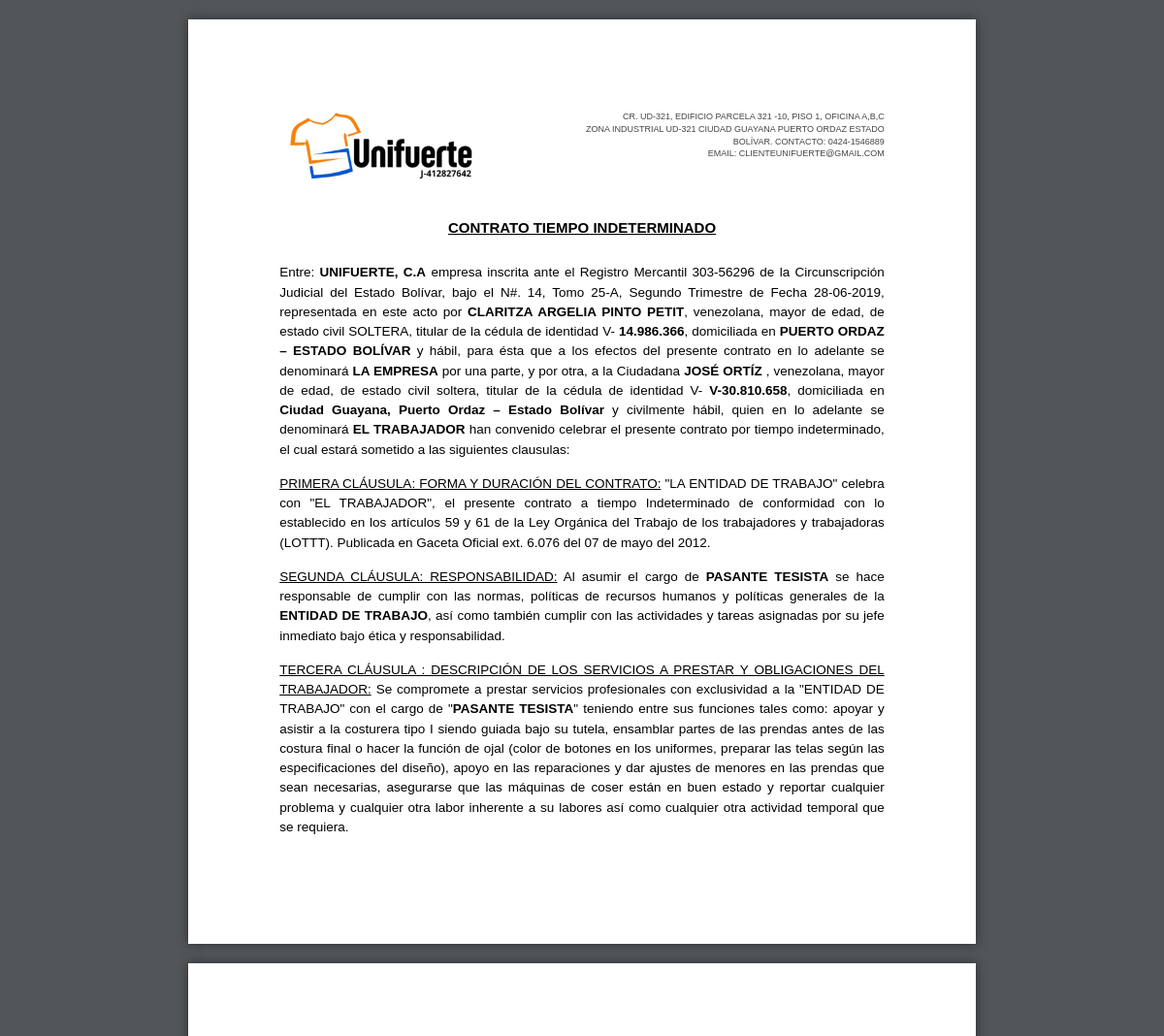
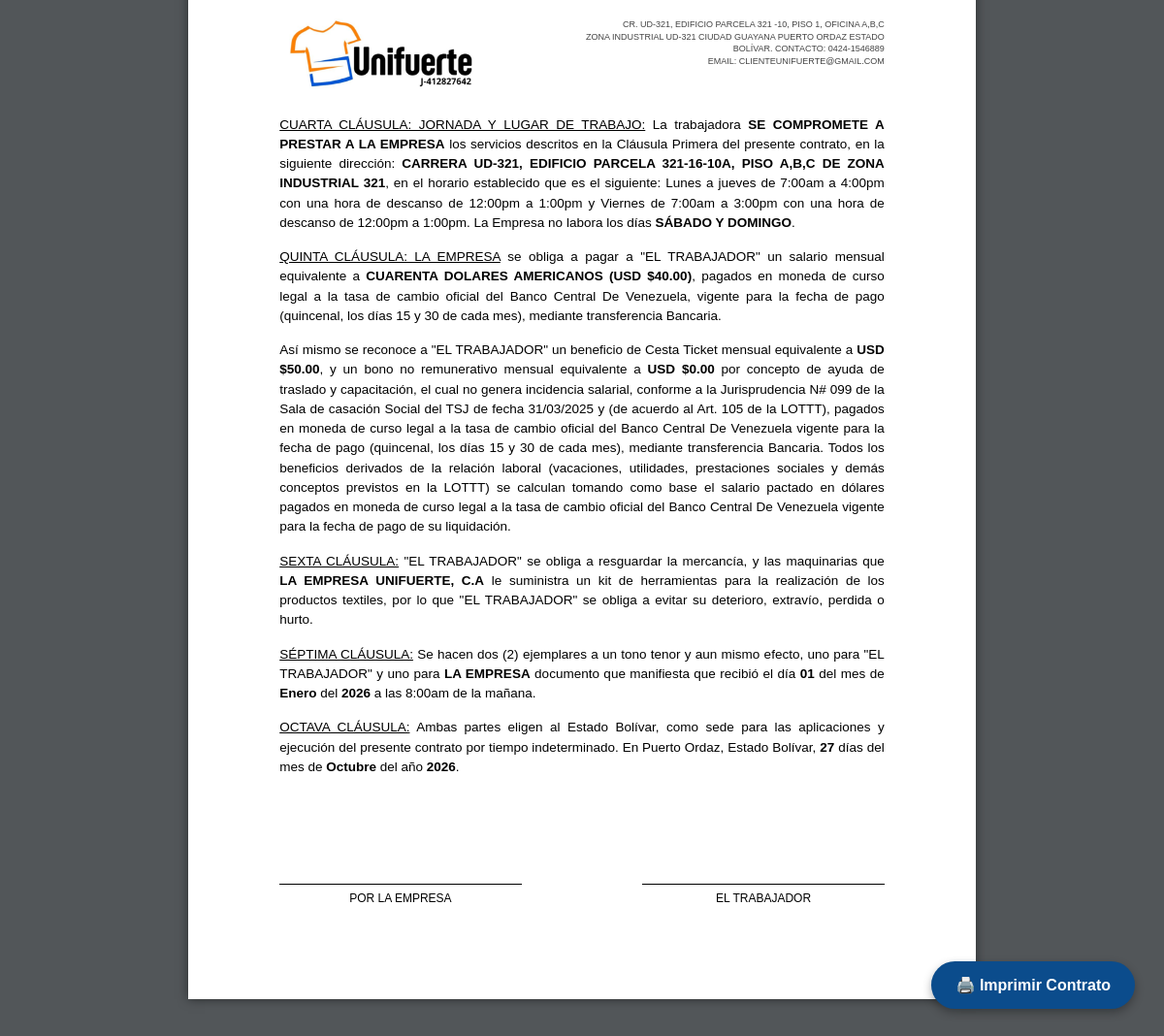
Page /Nomina/Registro/imprimir_contrato.php?id=1 (signed in) on the committed database (2 pictures, top to bottom).
### tables this page shows
CREATE TABLE `nomina_empleados` (
  `id` int(11) NOT NULL,
  `cedula` varchar(50) NOT NULL,
  `nombre` varchar(100) NOT NULL,
  `apellido` varchar(100) NOT NULL,
  `telefono` varchar(50) DEFAULT NULL,
  `banco` varchar(100) DEFAULT NULL,
  `nro_cuenta` varchar(20) DEFAULT NULL,
  `cargo` varchar(100) DEFAULT NULL,
  `horario` int(11) DEFAULT 1,
  `departamento` varchar(100) DEFAULT NULL,
  `salario_base` decimal(15,2) DEFAULT 0.00,
  `tipo_moneda` varchar(10) DEFAULT 'USD',
  `frecuencia_pago` varchar(50) DEFAULT 'Quincenal' COMMENT 'Semanal, Quincenal, Mensual',
  `fecha_ingreso` date DEFAULT NULL,
  `estado` varchar(20) DEFAULT 'Activo' COMMENT 'Activo, Inactivo, Vacaciones',
  `fecha_registro` datetime DEFAULT current_timestamp(),
  `cesta_ticket` decimal(15,2) DEFAULT 0.00,
  `bonos` decimal(15,2) DEFAULT 0.00
);

### Nomina/Registro/imprimir_contrato.php (the view, shortened to what this page needs)
<?php
require_once '../../conexion.php';
$id_empleado = intval($_GET['id'] ?? 0);
$query = mysqli_query($conexion, "SELECT * FROM nomina_empleados WHERE id = $id_empleado");
$emp = mysqli_fetch_assoc($query);
$meses = ["Enero", "Febrero", "Marzo", "Abril", "Mayo", "Junio", "Julio", "Agosto", "Septiembre", "Octubre", "Noviembre", "Diciembre"];
$fecha_ingreso = strtotime($emp['fecha_ingreso']);
$dia_ingreso = date('d', $fecha_ingreso);
$mes_ingreso = $meses[date('n', $fecha_ingreso) - 1];
$anio_ingreso = date('Y', $fecha_ingreso);
$dia_actual = date('d');
$mes_actual = $meses[date('n') - 1];
$anio_actual = date('Y');
function numeroALetras($num) {
    $unidades = ["", "UN", "DOS", "TRES", "CUATRO", "CINCO", "SEIS", "SIETE", "OCHO", "NUEVE"];
    $decenas = ["", "DIEZ", "VEINTE", "TREINTA", "CUARENTA", "CINCUENTA", "SESENTA", "SETENTA", "OCHENTA", "NOVENTA"];
    $num = floor($num);
    if ($num < 100) {
        $dec = floor($num / 10);
        $uni = $num % 10;
        if ($uni == 0) return $decenas[$dec];
        return $decenas[$dec] . " Y " . $unidades[$uni];
    }
    return $num;
}
$salario_letras = numeroALetras($emp['salario_base']);
?>
<!DOCTYPE html>
<html lang="es">
<head>
</head>
<body>
    <button class="btn-print no-print" onclick="window.print()">🖨️ Imprimir Contrato</button>
    <div class="hoja">
        <div class="header">
            <img src="../../img/unifuerte.jpg" class="logo" alt="Logo Unifuerte">
            <div class="info-header">
                CR. UD-321, EDIFICIO PARCELA 321 -10, PISO 1, OFICINA A,B,C<br>
                ZONA INDUSTRIAL UD-321 CIUDAD GUAYANA PUERTO ORDAZ ESTADO<br>
                BOLÍVAR. CONTACTO: 0424-1546889<br>
                EMAIL: CLIENTEUNIFUERTE@GMAIL.COM
            </div>
        </div>
        <div class="titulo"><b><u>CONTRATO TIEMPO INDETERMINADO</u></b></div>
        <p>
            Entre: <strong>UNIFUERTE, C.A</strong> empresa inscrita ante el Registro Mercantil 303-56296 de la Circunscripción Judicial del Estado Bolívar, bajo el N#. 14, Tomo 25-A, Segundo Trimestre de Fecha 28-06-2019, representada en este acto por <strong>CLARITZA ARGELIA PINTO PETIT</strong>, venezolana, mayor de edad, de estado civil SOLTERA, titular de la cédula de identidad V- <strong>14.986.366</strong>, domiciliada en <strong>PUERTO ORDAZ – ESTADO BOLÍVAR</strong> y hábil, para ésta que a los efectos del presente contrato en lo adelante se denominará <strong>LA EMPRESA</strong> por una parte, y por otra, a la Ciudadana <strong><?php echo mb_strtoupper($emp['nombre'] . ' ' . $emp['apellido'], 'UTF-8'); ?></strong> , venezolana, mayor de edad, de estado civil soltera, titular de la cédula de identidad V- <strong><?php echo htmlspecialchars($emp['cedula']); ?></strong>, domiciliada en <strong>Ciudad Guayana, Puerto Ordaz – Estado Bolívar</strong> y civilmente hábil, quien en lo adelante se denominará <strong>EL TRABAJADOR</strong> han convenido celebrar el presente contrato por tiempo indeterminado, el cual estará sometido a las siguientes clausulas:
        </p>
        <p>
            <u>PRIMERA CLÁUSULA: FORMA Y DURACIÓN DEL CONTRATO:</u> "LA ENTIDAD DE TRABAJO" celebra con "EL TRABAJADOR", el presente contrato a tiempo Indeterminado de conformidad con lo establecido en los artículos 59 y 61 de la Ley Orgánica del Trabajo de los trabajadores y trabajadoras (LOTTT). Publicada en Gaceta Oficial ext. 6.076 del 07 de mayo del 2012.
        </p>
        <p>
            <u>SEGUNDA CLÁUSULA: RESPONSABILIDAD:</u> Al asumir el cargo de <strong><?php echo mb_strtoupper($emp['cargo'] ?: 'TRABAJADOR', 'UTF-8'); ?></strong> se hace responsable de cumplir con las normas, políticas de recursos humanos y políticas generales de la <strong>ENTIDAD DE TRABAJO</strong>, así como también cumplir con las actividades y tareas asignadas por su jefe inmediato bajo ética y responsabilidad.
        </p>
        <p>
            <u>TERCERA CLÁUSULA : DESCRIPCIÓN DE LOS SERVICIOS A PRESTAR Y OBLIGACIONES DEL TRABAJADOR:</u> Se compromete a prestar servicios profesionales con exclusividad a la "ENTIDAD DE TRABAJO" con el cargo de "<strong><?php echo mb_strtoupper($emp['cargo'] ?: 'TRABAJADOR', 'UTF-8'); ?></strong>" teniendo entre sus funciones tales como: apoyar y asistir a la costurera tipo I siendo guiada bajo su tutela, ensamblar partes de las prendas antes de las costura final o hacer la función de ojal (color de botones en los uniformes, preparar las telas según las especificaciones del diseño), apoyo en las reparaciones y dar ajustes de menores en las prendas que sean necesarias, asegurarse que las máquinas de coser están en buen estado y reportar cualquier problema y cualquier otra labor inherente a su labores así como cualquier otra actividad temporal que se requiera.
        </p>
    </div>
    <div class="hoja salto-pagina">
        <div class="header">
            <img src="../../img/unifuerte.jpg" class="logo" alt="Logo Unifuerte">
            <div class="info-header">
                CR. UD-321, EDIFICIO PARCELA 321 -10, PISO 1, OFICINA A,B,C<br>
                ZONA INDUSTRIAL UD-321 CIUDAD GUAYANA PUERTO ORDAZ ESTADO<br>
                BOLÍVAR. CONTACTO: 0424-1546889<br>
                EMAIL: CLIENTEUNIFUERTE@GMAIL.COM
            </div>
        </div>
        <p>
            <u>CUARTA CLÁUSULA: JORNADA Y LUGAR DE TRABAJO:</u> La trabajadora <strong>SE COMPROMETE A PRESTAR A LA EMPRESA</strong> los servicios descritos en la Cláusula Primera del presente contrato, en la siguiente dirección: <strong>CARRERA UD-321, EDIFICIO PARCELA 321-16-10A, PISO A,B,C DE ZONA INDUSTRIAL 321</strong>, en el horario establecido que es el siguiente: Lunes a jueves de 7:00am a 4:00pm con una hora de descanso de 12:00pm a 1:00pm y Viernes de 7:00am a 3:00pm con una hora de descanso de 12:00pm a 1:00pm. La Empresa no labora los días <strong>SÁBADO Y DOMINGO</strong>.
        </p>
        <p>
            <u>QUINTA CLÁUSULA: LA EMPRESA</u> se obliga a pagar a "EL TRABAJADOR" un salario mensual equivalente a <strong><?php echo $salario_letras; ?> DOLARES AMERICANOS (USD $<?php echo number_format($emp['salario_base'], 2); ?>)</strong>, pagados en moneda de curso legal a la tasa de cambio oficial del Banco Central De Venezuela, vigente para la fecha de pago (quincenal, los días 15 y 30 de cada mes), mediante transferencia Bancaria.
        </p>
        <p>
            Así mismo se reconoce a "EL TRABAJADOR" un beneficio de Cesta Ticket mensual equivalente a <strong>USD $<?php echo number_format($emp['cesta_ticket'], 2); ?></strong>, y un bono no remunerativo mensual equivalente a <strong>USD $<?php echo number_format($emp['bonos'], 2); ?></strong> por concepto de ayuda de traslado y capacitación, el cual no genera incidencia salarial, conforme a la Jurisprudencia N# 099 de la Sala de casación Social del TSJ de fecha 31/03/2025 y (de acuerdo al Art. 105 de la LOTTT), pagados en moneda de curso legal a la tasa de cambio oficial del Banco Central De Venezuela vigente para la fecha de pago (quincenal, los días 15 y 30 de cada mes), mediante transferencia Bancaria. Todos los beneficios derivados de la relación laboral (vacaciones, utilidades, prestaciones sociales y demás conceptos previstos en la LOTTT) se calculan tomando como base el salario pactado en dólares pagados en moneda de curso legal a la tasa de cambio oficial del Banco Central De Venezuela vigente para la fecha de pago de su liquidación.
        </p>
        <p>
            <u>SEXTA CLÁUSULA:</u> "EL TRABAJADOR" se obliga a resguardar la mercancía, y las maquinarias que <strong>LA EMPRESA UNIFUERTE, C.A</strong> le suministra un kit de herramientas para la realización de los productos textiles, por lo que "EL TRABAJADOR" se obliga a evitar su deterioro, extravío, perdida o hurto.
        </p>
        <p>
            <u>SÉPTIMA CLÁUSULA:</u> Se hacen dos (2) ejemplares a un tono tenor y aun mismo efecto, uno para "EL TRABAJADOR" y uno para <strong>LA EMPRESA</strong> documento que manifiesta que recibió el día <strong><?php echo $dia_ingreso; ?></strong> del mes de <strong><?php echo $mes_ingreso; ?></strong> del <strong><?php echo $anio_ingreso; ?></strong> a las 8:00am de la mañana.
        </p>
        <p>
            <u>OCTAVA CLÁUSULA:</u> Ambas partes eligen al Estado Bolívar, como sede para las aplicaciones y ejecución del presente contrato por tiempo indeterminado. En Puerto Ordaz, Estado Bolívar, <strong><?php echo $dia_actual; ?></strong> días del mes de <strong><?php echo $mes_actual; ?></strong> del año <strong><?php echo $anio_actual; ?></strong>.
        </p>
        <div class="firmas">
            <div class="firma-box">
                <div class="linea-firma">POR LA EMPRESA</div>
            </div>
            <div class="firma-box">
                <div class="linea-firma">EL TRABAJADOR</div>
            </div>
        </div>
    </div>
</body>
</html>

### Nomina/Registro/imprimir_contrato.php (style rules this page uses)
body { font-family: Arial, sans-serif; font-size: 13.5px; line-height: 1.5; color: #000; background-color: #525659; margin: 0; padding: 20px; }
.hoja { background-color: #fff; width: 21.5cm; margin: 0 auto 20px auto; padding: 2.5cm 2.5cm; box-shadow: 0 0 10px rgba(0,0,0,0.5); box-sizing: border-box; position: relative; }
.header { display: flex; justify-content: space-between; align-items: flex-start; margin-bottom: 20px; }
.logo { max-width: 220px; height: auto; object-fit: contain; }
.info-header { text-align: right; font-size: 9px; color: #444; line-height: 1.4; }
.titulo { text-align: center; font-size: 15px; margin-top: 30px; margin-bottom: 25px; }
p { text-align: justify; margin-bottom: 15px; }
.firmas { display: flex; justify-content: space-between; margin-top: 60px; }
.firma-box { text-align: center; width: 40%; }
.linea-firma { border-top: 1px solid #000; margin-top: 50px; padding-top: 5px; font-size: 12px; }
.salto-pagina { page-break-before: always; }
.btn-print { position: fixed; bottom: 30px; right: 30px; background-color: #0B4C8C; color: #fff; border: none; padding: 15px 25px; border-radius: 50px; font-size: 16px; font-weight: bold; cursor: pointer; box-shadow: 0 4px 10px rgba(0,0,0,0.3); z-index: 1000; }

### rows in the picture
nomina_empleados: nombre+apellido "JOSÉ ORTÍZ", cedula "V-30.810.658", cargo "PASANTE TESISTA", salario_base "CUARENTA", salario_base "40.00", cesta_ticket "50.00", bonos "0.00", fecha_ingreso "01", fecha_ingreso "Enero", fecha_ingreso "2026"
